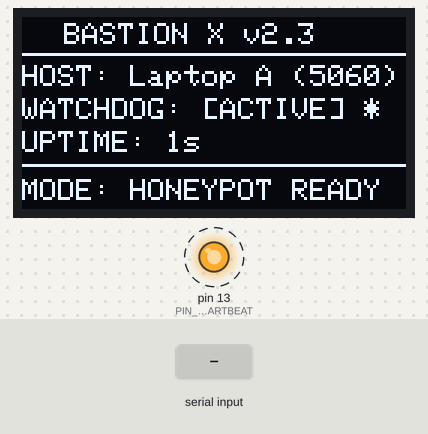
Bench run of a sketch on a simulated Arduino Uno, built with avr-gcc and run on an emulated ATmega328P. Parts: 128×64 one-colour display, output pins drawn as LEDs (lit = HIGH). Dashed ring = blinking. The test bench sets the inputs (shaded band). What the sketch prints to the serial monitor is not drawn.

Above: at 1.6 s.
1.7 s: "CLEAR_FAULT\n" received over Serial
At 3.6 s:
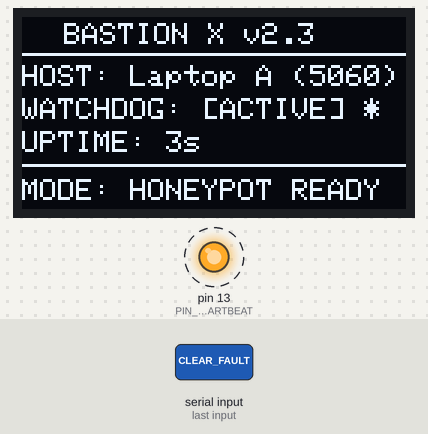
4.7 s: "PING\n" received over Serial
At 6.8 s:
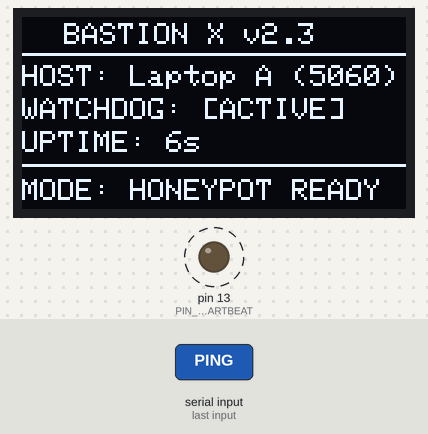
Timing chart, 0 to 12.5 s (numbered marks = the images above; inputs shaded):
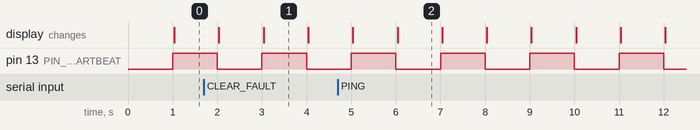

Measured:
- by itself, pin 13 (PIN_LED_HEARTBEAT): alternates HIGH for 1.0 s and LOW for 1.0 s
- what the display in image 1 shows lasts 1.0 s, from 3.0 s to 4.0 s

The sketch:

uno_watchdog.ino
```cpp
/**
 * BASTION X v2.3 — Arduino Uno #2 Auxiliary Watchdog & Status OLED Firmware
 * Host Machine: Laptop A (NVIDIA RTX 5060)
 *
 * Hardware Wiring:
 * ┌───────────────┬─────────────────────────────────────────┐
 * │ OLED Pin      │ Arduino Uno Pin                         │
 * ├───────────────┼─────────────────────────────────────────┤
 * │ GND           │ GND                                     │
 * │ VDD / VCC     │ 5V (or 3.3V)                            │
 * │ SCK / SCL     │ A5 (or dedicated SCL pin near AREF)     │
 * │ SDA           │ A4 (or dedicated SDA pin near AREF)     │
 * └───────────────┴─────────────────────────────────────────┘
 * - Built-in LED: Pin 13 (Heartbeat blink)
 * - USB Serial:   9600 baud to Laptop A
 *
 * Security Invariants:
 * 1. Auxiliary diagnostic and status telemetry node ONLY.
 * 2. Strictly FORBIDDEN from issuing cryptographic financial approvals.
 * 3. The ERC-4337 smart wallet must NEVER trust Uno #2 as an authorization source.
 */

#include <Wire.h>
#include <Adafruit_GFX.h>
#include <Adafruit_SSD1306.h>

#define SCREEN_WIDTH 128
#define SCREEN_HEIGHT 64
#define OLED_RESET -1
#define OLED_ADDRESS 0x3C

Adafruit_SSD1306 oled(SCREEN_WIDTH, SCREEN_HEIGHT, &Wire, OLED_RESET);
bool oledAvailable = false;

#define PIN_LED_HEARTBEAT 13

unsigned long lastHeartbeat = 0;
bool heartbeatState = false;
unsigned long uptimeSeconds = 0;
String simulatedFaultMode = "NONE";

void updateOledDisplay() {
    if (!oledAvailable) return;

    oled.clearDisplay();
    oled.setTextColor(SSD1306_WHITE);

    // Header banner
    oled.setTextSize(1);
    oled.setCursor(14, 2);
    oled.print(F("BASTION X v2.3"));
    oled.drawFastHLine(0, 12, 128, SSD1306_WHITE);

    // Host Domain
    oled.setCursor(0, 16);
    oled.print(F("HOST: Laptop A (5060)"));

    // Heartbeat & Status
    oled.setCursor(0, 27);
    oled.print(F("WATCHDOG: "));
    if (heartbeatState) {
        oled.print(F("[ACTIVE] *"));
    } else {
        oled.print(F("[ACTIVE]  "));
    }

    // Uptime counter
    oled.setCursor(0, 38);
    oled.print(F("UPTIME: "));
    oled.print(uptimeSeconds);
    oled.print(F("s"));

    // Fault Status / Mirage Mode
    oled.drawFastHLine(0, 49, 128, SSD1306_WHITE);
    oled.setCursor(0, 54);
    if (simulatedFaultMode == "NONE") {
        oled.print(F("MODE: HONEYPOT READY"));
    } else {
        oled.print(F("FAULT: "));
        oled.print(simulatedFaultMode);
    }

    oled.display();
}

void setup() {
    Serial.begin(9600);
    pinMode(PIN_LED_HEARTBEAT, OUTPUT);
    digitalWrite(PIN_LED_HEARTBEAT, LOW);

    // Attempt to initialize OLED (Graceful probe, non-blocking if disconnected)
    Wire.begin();
    if (oled.begin(SSD1306_SWITCHCAPVCC, OLED_ADDRESS)) {
        oledAvailable = true;
        oled.clearDisplay();
        oled.setTextColor(SSD1306_WHITE);
        oled.setTextSize(1);
        oled.setCursor(14, 18);
        oled.println(F("BASTION X v2.3"));
        oled.setCursor(10, 32);
        oled.println(F("WATCHDOG READY"));
        oled.display();
        Serial.println(F("{\"status\": \"READY\", \"node\": \"uno_watchdog\", \"oled\": \"0x3C_OK\", \"laptop\": \"A\"}"));
    } else {
        oledAvailable = false;
        Serial.println(F("{\"status\": \"READY\", \"node\": \"uno_watchdog\", \"oled\": \"NOT_DETECTED\", \"laptop\": \"A\"}"));
    }
}

void loop() {
    unsigned long now = millis();

    // 1. Periodic 1-second heartbeat
    if (now - lastHeartbeat >= 1000) {
        lastHeartbeat = now;
        heartbeatState = !heartbeatState;
        uptimeSeconds++;
        digitalWrite(PIN_LED_HEARTBEAT, heartbeatState ? HIGH : LOW);

        // Update physical OLED screen
        updateOledDisplay();

        // Output JSON telemetry over serial to Laptop A
        Serial.print(F("{\"type\":\"watchdog_heartbeat\",\"uptime_s\":"));
        Serial.print(uptimeSeconds);
        Serial.print(F(",\"oled\":"));
        Serial.print(oledAvailable ? F("true") : F("false"));
        Serial.print(F(",\"simulated_fault\":\""));
        Serial.print(simulatedFaultMode);
        Serial.println(F("\"}"));
    }

    // 2. Process incoming commands from Laptop A backend/test suite
    if (Serial.available()) {
        String cmd = Serial.readStringUntil('\n');
        cmd.trim();

        if (cmd == "SIMULATE_FAULT_DISCONNECT") {
            simulatedFaultMode = "DISCONNECT";
            updateOledDisplay();
            Serial.println(F("{\"event\": \"FAULT_INJECTED\", \"type\": \"DISCONNECT\"}"));
        } else if (cmd == "SIMULATE_FAULT_TAMPER") {
            simulatedFaultMode = "TAMPER";
            updateOledDisplay();
            Serial.println(F("{\"event\": \"FAULT_INJECTED\", \"type\": \"TAMPER\"}"));
        } else if (cmd == "CLEAR_FAULT") {
            simulatedFaultMode = "NONE";
            updateOledDisplay();
            Serial.println(F("{\"event\": \"FAULT_CLEARED\"}"));
        } else if (cmd == "PING") {
            Serial.println(F("{\"pong\": true, \"laptop\": \"A\", \"oled\": true}"));
        }
    }
}
```
